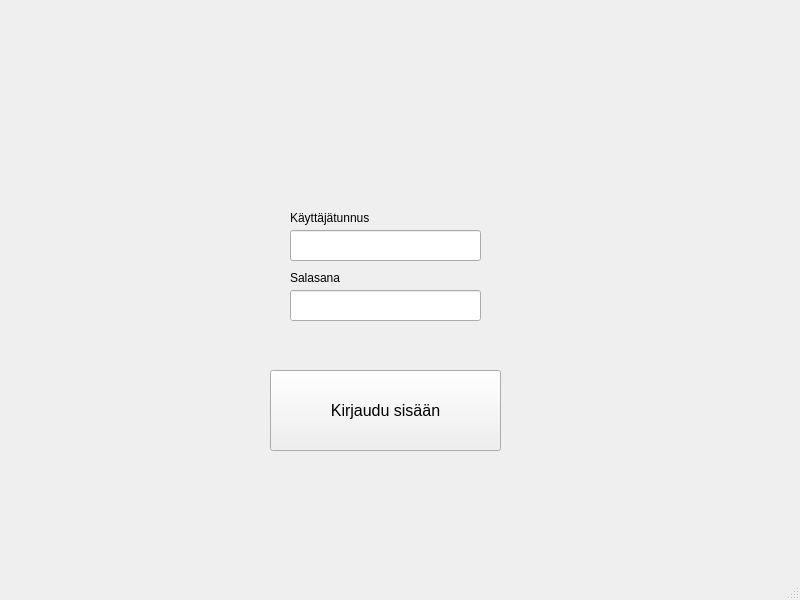
<?xml version="1.0" encoding="UTF-8"?>
<ui version="4.0">
 <class>LoginWindow</class>
 <widget class="QMainWindow" name="LoginWindow">
  <property name="geometry">
   <rect>
    <x>0</x>
    <y>0</y>
    <width>800</width>
    <height>600</height>
   </rect>
  </property>
  <property name="windowTitle">
   <string>Login Screen</string>
  </property>
  <widget class="QWidget" name="centralwidget">
   <widget class="QPushButton" name="btnLogin">
    <property name="geometry">
     <rect>
      <x>270</x>
      <y>370</y>
      <width>231</width>
      <height>81</height>
     </rect>
    </property>
    <property name="font">
     <font>
      <pointsize>12</pointsize>
     </font>
    </property>
    <property name="text">
     <string>Kirjaudu sisään</string>
    </property>
   </widget>
   <widget class="QLineEdit" name="lineEditUsername">
    <property name="geometry">
     <rect>
      <x>290</x>
      <y>230</y>
      <width>191</width>
      <height>31</height>
     </rect>
    </property>
   </widget>
   <widget class="QLineEdit" name="lineEditPassword">
    <property name="geometry">
     <rect>
      <x>290</x>
      <y>290</y>
      <width>191</width>
      <height>31</height>
     </rect>
    </property>
   </widget>
   <widget class="QLabel" name="label">
    <property name="geometry">
     <rect>
      <x>290</x>
      <y>210</y>
      <width>111</width>
      <height>16</height>
     </rect>
    </property>
    <property name="text">
     <string>Käyttäjätunnus</string>
    </property>
   </widget>
   <widget class="QLabel" name="label_2">
    <property name="geometry">
     <rect>
      <x>290</x>
      <y>270</y>
      <width>91</width>
      <height>16</height>
     </rect>
    </property>
    <property name="text">
     <string>Salasana</string>
    </property>
   </widget>
   <widget class="QLabel" name="labelError">
    <property name="geometry">
     <rect>
      <x>278</x>
      <y>455</y>
      <width>221</width>
      <height>41</height>
     </rect>
    </property>
    <property name="text">
     <string/>
    </property>
    <property name="alignment">
     <set>Qt::AlignCenter</set>
    </property>
   </widget>
  </widget>
  <widget class="QStatusBar" name="statusbar"/>
 </widget>
 <resources/>
 <connections/>
</ui>
